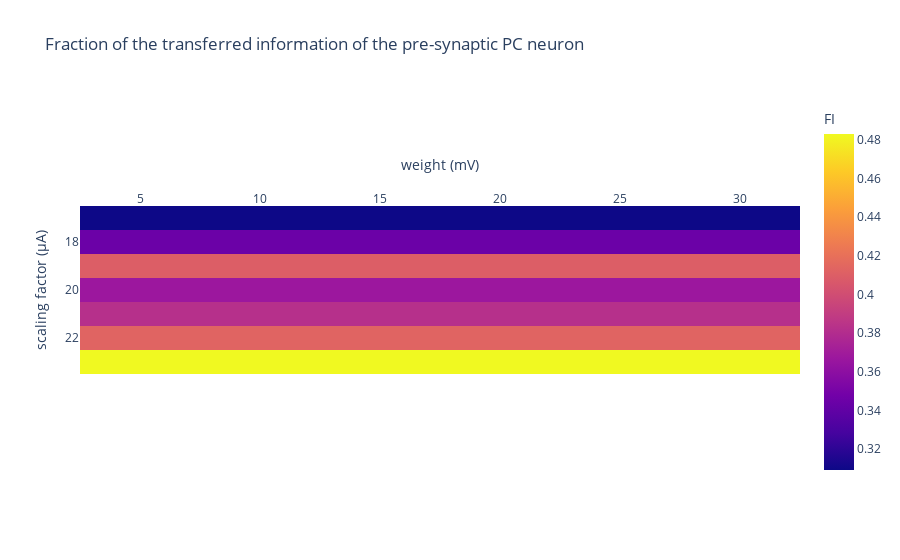

Notebook source saved alongside this figure:
### Code cell
data = np.reshape(data_PC_neutr['F_I'].to_numpy(), (len(scales), len(weights)))
fig = px.imshow(data,
                labels=dict(x="weight (mV)", y="scaling factor (\u03bcA)", color="FI"),
                x=weights,
                y=scales,
                title ='Fraction of the transferred information of the pre-synaptic PC neuron'
                )
fig.update_xaxes(side="top")
fig.show()

### Figure 1 — Plotly figure (JSON) as saved in the notebook; plotly's stock layout.template omitted (floating-point values rounded to 4 significant figures)
{"data": [{"coloraxis": "coloraxis", "name": "0", "x": [5, 10, 15, 20, 25, 30], "y": [17, 18, 19, 20, 21, 22, 23], "z": [[0.3093, 0.3093, 0.3093, 0.3093, 0.3093, 0.3093], [0.345, 0.345, 0.345, 0.345, 0.345, 0.345], [0.4095, 0.4095, 0.4095, 0.4095, 0.4095, 0.4095], [0.367, 0.367, 0.367, 0.367, 0.367, 0.367], [0.3825, 0.3825, 0.3825, 0.3825, 0.3825, 0.3825], [0.4131, 0.4131, 0.4131, 0.4131, 0.4131, 0.4131], [0.4829, 0.4829, 0.4829, 0.4829, 0.4829, 0.4829]], "type": "heatmap", "xaxis": "x", "yaxis": "y", "hovertemplate": "weight (mV): %{x}<br>scaling factor (μA): %{y}<br>FI: %{z}<extra></extra>"}], "layout": {"xaxis": {"anchor": "y", "domain": [0.0, 1.0], "scaleanchor": "y", "constrain": "domain", "title": {"text": "weight (mV)"}, "side": "top"}, "yaxis": {"anchor": "x", "domain": [0.0, 1.0], "autorange": "reversed", "constrain": "domain", "title": {"text": "scaling factor (μA)"}}, "coloraxis": {"colorbar": {"title": {"text": "FI"}}, "colorscale": [[0.0, "#0d0887"], [0.1111, "#46039f"], [0.2222, "#7201a8"], [0.3333, "#9c179e"], [0.4444, "#bd3786"], [0.5556, "#d8576b"], [0.6667, "#ed7953"], [0.7778, "#fb9f3a"], [0.8889, "#fdca26"], [1.0, "#f0f921"]]}, "title": {"text": "Fraction of the transferred information of the pre-synaptic PC neuron"}}}
